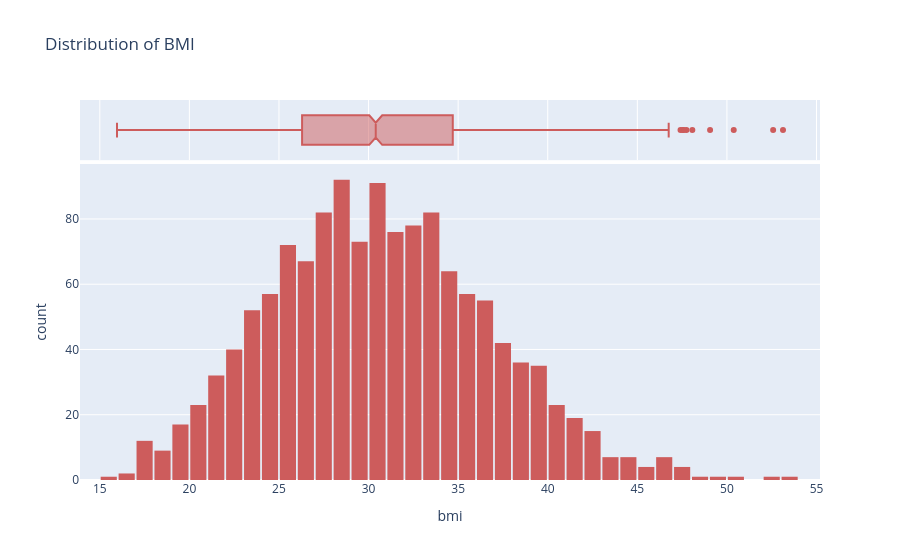

Notebook cell for this chart:
### Code cell
fig = px.histogram(medical_df, 
                   x="bmi", 
                   marginal="box",
                   color_discrete_sequence=['indianred'], 
                   title="Distribution of BMI"
)
fig.update_layout(bargap=0.1)
fig.show()

### Figure 1 — Plotly figure (JSON) as saved in the notebook; plotly's stock layout.template omitted (floating-point values rounded to 4 significant figures; data arrays with more than 128 entries replaced by an {"elided": "..."} marker saying what was removed)
{"data": [{"bingroup": "x", "hovertemplate": "bmi=%{x}<br>count=%{y}<extra></extra>", "legendgroup": "", "marker": {"color": "indianred", "pattern": {"shape": ""}}, "name": "", "orientation": "v", "showlegend": false, "type": "histogram", "x": {"elided": "1338 float values"}, "xaxis": "x", "yaxis": "y"}, {"hovertemplate": "bmi=%{x}<extra></extra>", "legendgroup": "", "marker": {"color": "indianred"}, "name": "", "notched": true, "showlegend": false, "type": "box", "x": {"elided": "1338 float values"}, "xaxis": "x2", "yaxis": "y2"}], "layout": {"bargap": 0.1, "barmode": "relative", "legend": {"tracegroupgap": 0}, "title": {"text": "Distribution of BMI"}, "xaxis": {"anchor": "y", "domain": [0, 1], "title": {"text": "bmi"}}, "xaxis2": {"anchor": "y2", "domain": [0, 1], "matches": "x", "showgrid": true, "showticklabels": false}, "yaxis": {"anchor": "x", "domain": [0, 0.8316], "title": {"text": "count"}}, "yaxis2": {"anchor": "x2", "domain": [0.8416, 1], "matches": "y2", "showgrid": false, "showline": false, "showticklabels": false, "ticks": ""}}}
